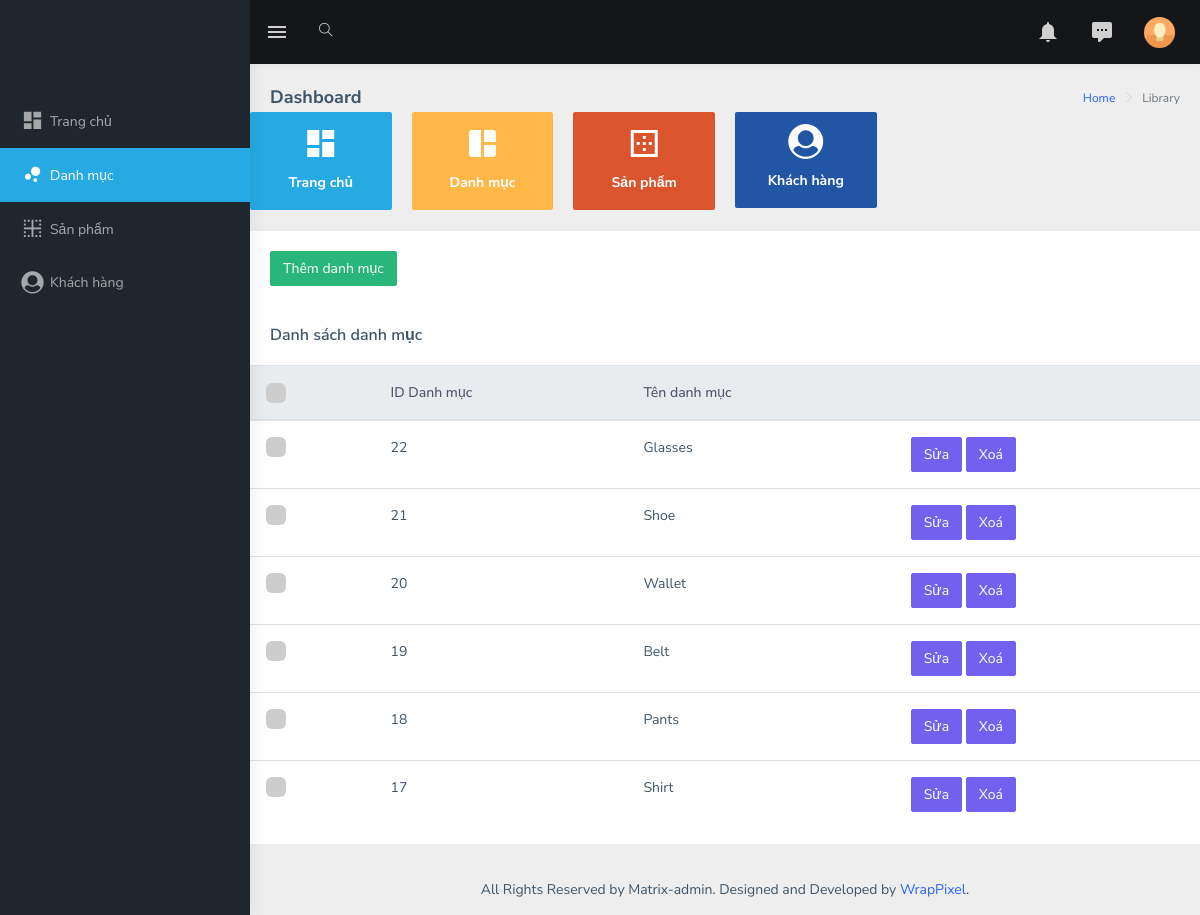
Screenshot of /admin/index.php?act=listdm with the database file from the repository.
### tables this page shows
CREATE TABLE `danhmuc` (
  `id` int(11) NOT NULL,
  `name` varchar(225) NOT NULL
);

### model/pdo.php (called while the page is built, shortened)
<?php
function pdo_get_connection()
{
    $servername = "localhost";
    $username = "root";
    $password = "";
    try {
        $conn = new PDO("mysql:host=$servername;dbname=duanmau2024", $username, $password);
        $conn->setAttribute(PDO::ATTR_ERRMODE, PDO::ERRMODE_EXCEPTION);
        return $conn;
    } catch (PDOException $e) {
        echo "Connection failed: " . $e->getMessage();
    }
}
function pdo_query($sql)
{
    $sql_args = array_slice(func_get_args(), 1);
    try {
        $conn = pdo_get_connection();
        $stmt = $conn->prepare($sql);
        $stmt->execute($sql_args);
        $rows = $stmt->fetchAll();
        return $rows;
    } catch (PDOException $e) {
        throw $e;
    } finally {
        unset($conn);
    }
}
?>

### model/danhmuc.php (called while the page is built, shortened)
<?php
function loadall_danhmuc()
{
    $sql = "select * from danhmuc order by id desc";
    $listdanhmuc = pdo_query($sql);
    return $listdanhmuc;
}

### admin/danhmuc/listdm.php (the view, shortened to what this page needs)
<div class="card">
<div class="border-top">
        <div class="card-body">
            <a href="index.php?act=adddm">
                <input type="submit" class="btn btn-success" value="Thêm danh mục">
            </a>
        </div>
    </div>
    <div class="card-body">
        <h5 class="card-title m-b-0">Danh sách danh mục</h5>
    </div>
    <div class="table-responsive">
        <table class="table">
            <thead class="thead-light">
                <tr>
                    <th>
                        <label class="customcheckbox m-b-20">
                            <span class="checkmark"></span>
                        </label>
                    </th>
                    <th scope="col">ID Danh mục</th>
                    <th scope="col">Tên danh mục</th>
                    <th scope="col"></th>
                </tr>
            </thead>
            <tbody class="customtable">
                <?php
                foreach ($listdanhmuc as $danhmuc) {
                    extract($danhmuc);
                    $suadm = "index.php?act=suadm&id=" . $id;
                    $xoadm = "index.php?act=xoadm&id=" . $id;
                    echo '<tr>
                        <th>
                            <label class="customcheckbox">
                                <input type="checkbox" class="listCheckbox" />
                                <span class="checkmark"></span>
                            </label>
                        </th>
                        <td>' . $id . '</td>
                        <td>' . $name . '</td>
                        <td>
                        <a href="' . $suadm . '"><input type="button" class="btn btn-primary" value="Sửa"></a>
                        <a href="' . $xoadm . '"><input type="button" class="btn btn-primary" value="Xoá"></a>
                        </td>
                    </tr>';
                }
                ?>
            </tbody>
        </table>
    </div>
</div>

### view/assets/extra-libs/multicheck/multicheck.css (style rules this page uses)
.customcheckbox { display: block; position: relative; padding-left: 24px; font-weight: 100; cursor: pointer; font-size: 22px; -webkit-user-select: none; -moz-user-select: none; -ms-user-select: none; user-select: none; }
.checkmark { position: absolute; top: 0; left: 0; height: 20px; width: 20px; background-color: #CDCDCD; border-radius: 6px; }
.checkmark:after { content: ""; position: absolute; display: none; }
.customcheckbox .checkmark:after { left: 8px; top: 4px; width: 5px; height: 10px; border: solid white; border-width: 0 3px 3px 0; -webkit-transform: rotate(45deg); -ms-transform: rotate(45deg); transform: rotate(45deg); }

### rows the page displays
danhmuc: id "22", name "Glasses"
danhmuc: id "21", name "Shoe"
danhmuc: id "20", name "Wallet"
danhmuc: id "19", name "Belt"
danhmuc: id "18", name "Pants"
danhmuc: id "17", name "Shirt"
